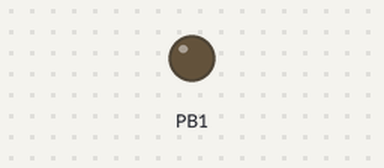
Recording of a sketch running on a simulated ATtiny85, built with avr-gcc and run on an emulated ATtiny85. On the bench: output pins drawn as LEDs (lit = HIGH).

Above: at 0.2 s.
At 8.1 s:
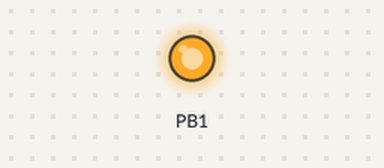
Timing chart, 0 to 11.2 s (numbered marks = the images above):
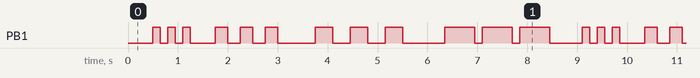

The sketch:

LED_Flasher.ino
```cpp
#include "DigiKeyboard.h"

// Morse flashes appear to be around .delay(150); which is short, and .delay(300); which is long.
// Pauses appear to be fine at .delay(100);

void setup() {
  // This line declares that LED A (1) is bound to emit light when called upon
  // with the "digitalWrite" method, where HIGH declares it to emit light and
  // LOW declares it to turn off.
  pinMode(1, OUTPUT);
}

void loop() {
  // Starts off with the basic, to make sure the PC grabs the USB and allows time to run the script
  DigiKeyboard.update();
  DigiKeyboard.sendKeyStroke(0);
  DigiKeyboard.delay(500);

  // Fast Blink Method
  digitalWrite(1, HIGH);
  DigiKeyboard.delay(150);
  digitalWrite(1, LOW);
  DigiKeyboard.delay(150);
  digitalWrite(1, HIGH);
  DigiKeyboard.delay(150);
  digitalWrite(1, LOW);
  DigiKeyboard.delay(150);
  digitalWrite(1, HIGH);
  DigiKeyboard.delay(150);
  digitalWrite(1, LOW);

  // Interval between methods
  DigiKeyboard.delay(500);

  // Intermediate Blink Method
  digitalWrite(1, HIGH);
  DigiKeyboard.delay(250);
  digitalWrite(1, LOW);
  DigiKeyboard.delay(250);
  digitalWrite(1, HIGH);
  DigiKeyboard.delay(250);
  digitalWrite(1, LOW);
  DigiKeyboard.delay(250);
  digitalWrite(1, HIGH);
  DigiKeyboard.delay(250);
  digitalWrite(1, LOW);
  DigiKeyboard.delay(250);

  // Interval between methods
  DigiKeyboard.delay(500);

  // Slow Blink Method
  digitalWrite(1, HIGH);
  DigiKeyboard.delay(350);
  digitalWrite(1, LOW);
  DigiKeyboard.delay(350);
  digitalWrite(1, HIGH);
  DigiKeyboard.delay(350);
  digitalWrite(1, LOW);
  DigiKeyboard.delay(350);
  digitalWrite(1, HIGH);
  DigiKeyboard.delay(350);
  digitalWrite(1, LOW);
  DigiKeyboard.delay(350);

  // Interval between methods
  DigiKeyboard.delay(500);

  // Long flash, short interval
  digitalWrite(1, HIGH);
  DigiKeyboard.delay(600);
  digitalWrite(1, LOW);
  DigiKeyboard.delay(150);
  digitalWrite(1, HIGH);
  DigiKeyboard.delay(600);
  digitalWrite(1, LOW);
  DigiKeyboard.delay(150);
  digitalWrite(1, HIGH);
  DigiKeyboard.delay(600);
  digitalWrite(1, LOW);
  DigiKeyboard.delay(150);

  // TITS Blink Method
  // Code here...
}
```

Measured:
- by itself, PB1: moves between LOW and HIGH, repeating every 8.6 s
- by itself, everything shown: repeats every 8.6 s, in 24 steps
